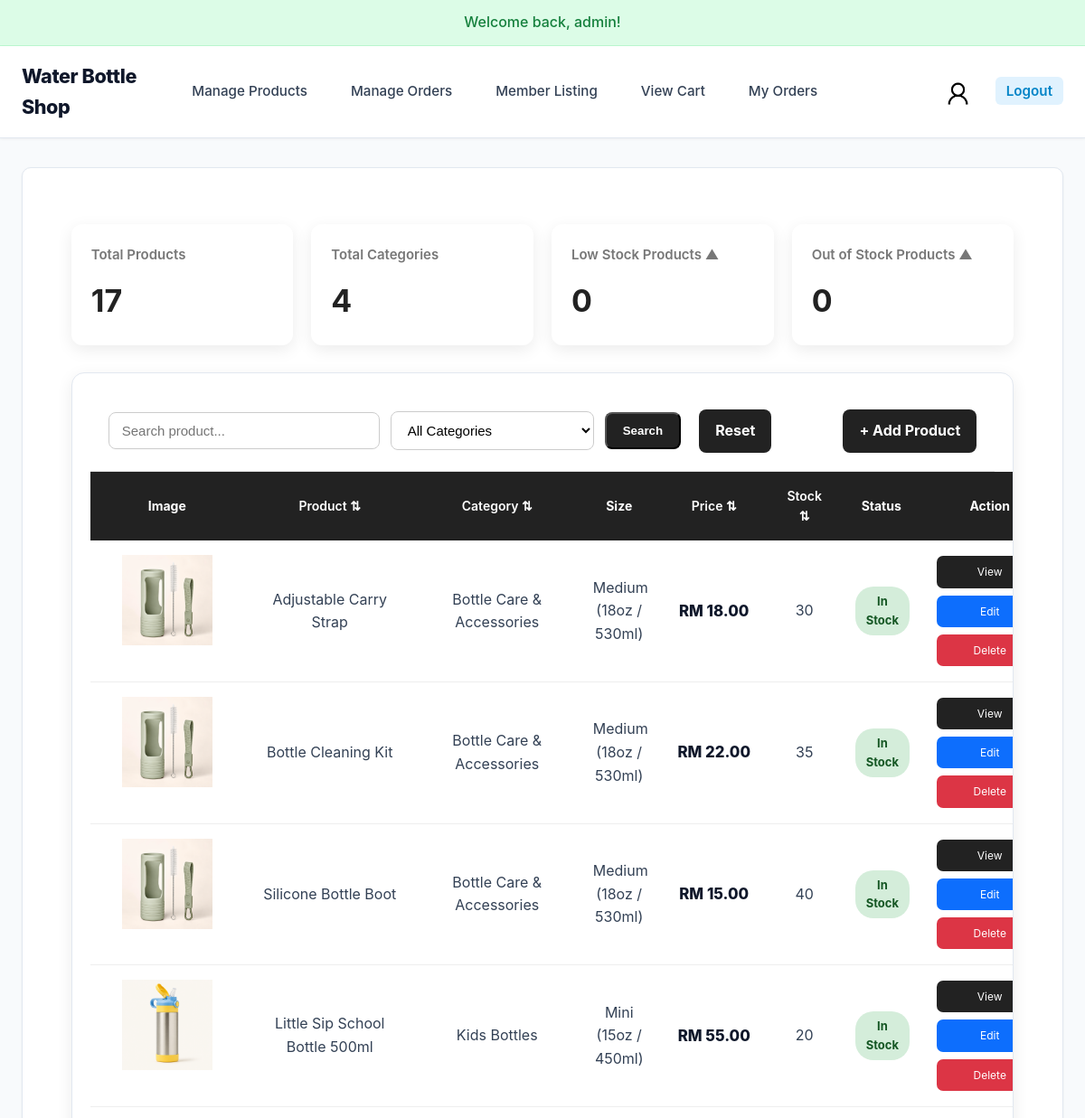
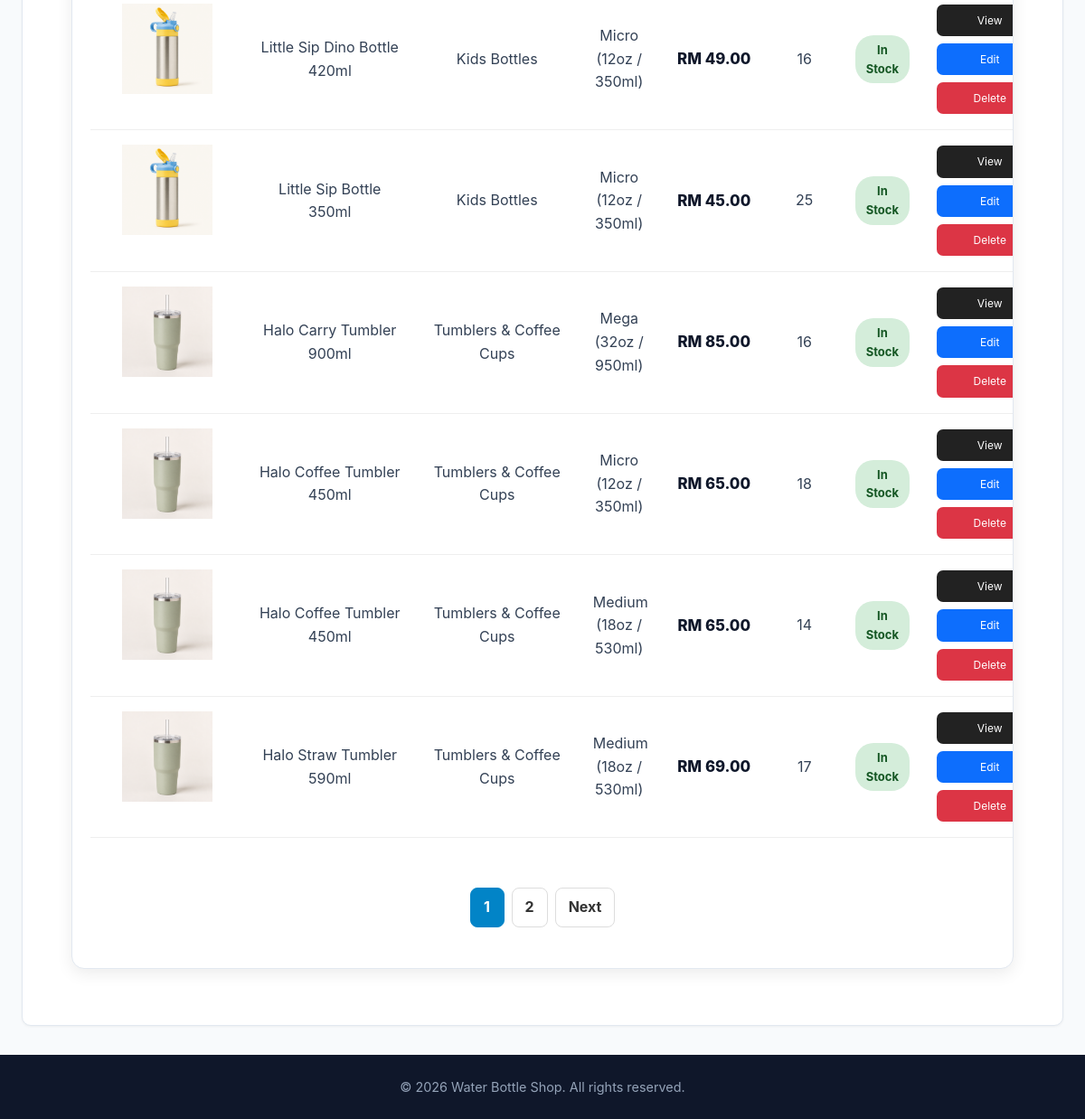
The page /pages/admin/admin_products.php (signed in) on the database its author committed (2 pictures, top to bottom).
### tables this page shows
CREATE TABLE `products` (
  `product_id` INT(11) NOT NULL AUTO_INCREMENT,
  `category_id` INT(11) NOT NULL,
  `name` VARCHAR(255) NOT NULL,
  `description` TEXT,
  `price` DECIMAL(10,2) NOT NULL,
  `image_url` VARCHAR(255),
  `created_at` TIMESTAMP DEFAULT CURRENT_TIMESTAMP,
  `updated_at` TIMESTAMP DEFAULT CURRENT_TIMESTAMP ON UPDATE CURRENT_TIMESTAMP,
  PRIMARY KEY (`product_id`),
  CONSTRAINT `fk_product_category` FOREIGN KEY (`category_id`) 
    REFERENCES `categories`(`category_id`) 
    ON DELETE RESTRICT 
    ON UPDATE CASCADE
);

CREATE TABLE `categories` (
  `category_id` INT(11) NOT NULL AUTO_INCREMENT,
  `category_name` VARCHAR(100) NOT NULL UNIQUE,
  `created_at` TIMESTAMP DEFAULT CURRENT_TIMESTAMP,
  PRIMARY KEY (`category_id`)
);

CREATE TABLE `product_variants` (
  `variant_id` INT(11) NOT NULL AUTO_INCREMENT,
  `product_id` INT(11) NOT NULL,
  `size` VARCHAR(50) NOT NULL,
  `colour` VARCHAR(50) DEFAULT 'Standard',
  `stock` INT(11) NOT NULL DEFAULT 0,
  PRIMARY KEY (`variant_id`),
  CONSTRAINT `fk_variant_product` FOREIGN KEY (`product_id`) 
    REFERENCES `products`(`product_id`) 
    ON DELETE CASCADE
);

### pages/admin/admin_products.php (the view, shortened to what this page needs)
<?php
require_once '../../_base.php';
$search = trim($_GET['search'] ?? '');
$category = $_GET['category'] ?? '';
$status = $_GET['status'] ?? '';
$page = $_GET['page'] ?? 1;
$sort = $_GET['sort'] ?? 'product_id';
$order = $_GET['order'] ?? 'desc';
$page = max(1, (int)$page);
$limit = 10;
$offset = ($page - 1) * $limit;
function sortIcon($column, $sort, $order)
{
    if ($sort != $column) {
        return "⇅";
    }
    return strtolower($order) == "asc"
        ? "▲"
        : "▼";
}
function nextOrder($column, $sort, $order)
{
    if ($sort != $column) {
        return "asc";
    }
    return "";
}
$sql = "
    SELECT
    p.*,
    c.category_name,
    pv.variant_id,
    pv.size,
    pv.colour,
    pv.stock
    FROM products p
    LEFT JOIN categories c
    ON p.category_id = c.category_id
    LEFT JOIN product_variants pv
    ON p.product_id = pv.product_id
    WHERE 1=1
    ";
    $params = [];
    $countSql = "
        SELECT COUNT(*)
        FROM products p
        LEFT JOIN categories c
            ON p.category_id = c.category_id
        LEFT JOIN product_variants pv
            ON p.product_id = pv.product_id
        WHERE 1=1
    ";
    $countParams = [];
    $allowedSort = [
        'product_id'    => 'p.product_id',
        'name'          => 'p.name',
        'category_name' => 'c.category_name',
        'price'         => 'p.price',
        'stock'         => 'pv.stock'
    ];
    if ($order == 'asc') {
        $orderSql = 'ASC';
    }
    elseif ($order == 'desc') {
        $orderSql = 'DESC';
    }
    else {
        $sort = 'product_id';
        $orderSql = 'ASC';
    }
    $sql .= "
    ORDER BY {$allowedSort[$sort]} $orderSql
    LIMIT $limit OFFSET $offset
    ";
$countStmt = $_db->prepare($countSql);
$countStmt->execute($countParams);
$total_products = $countStmt->fetchColumn();
$totalPages = ceil($total_products / $limit);
$stmt = $_db->prepare($sql);
$stmt->execute($params);
$products = $stmt->fetchAll(PDO::FETCH_ASSOC);
$total_categories = $_db->query("
    SELECT COUNT(*) FROM categories
")->fetchColumn();
$low_stock_products = $_db->query("
    SELECT COUNT(*)
    FROM product_variants
    WHERE stock > 0
      AND stock <= 5
")->fetchColumn();
$out_of_stock_products = $_db->query("
    SELECT COUNT(*)
    FROM product_variants
    WHERE stock = 0
")->fetchColumn();
$query = http_build_query([
    'search'   => $search,
    'category' => $category,
    'status'   => $status,
    'sort'     => $sort,
    'order'    => strtolower($order)
]);
include '../../_head.php';
?>
<link rel="stylesheet" href="../../css/main.css">
<link rel="stylesheet" href="../../css/admin.css">
<div class="admin-container">
    <div class="dashboard-cards">
        <div class="dashboard-card">
            <h3>Total Products</h3>
            <h2><?= $total_products ?></h2>
        </div>
        <div class="dashboard-card">
            <h3>Total Categories</h3>
            <h2><?= $total_categories ?></h2>
        </div>
        <a href="<?= ($status == 'low') ? 'admin_products.php' : 'admin_products.php?status=low' ?>" class="dashboard-card">
            <h3>Low Stock Products
                <?= $status == 'low' ? '▼' : '▲' ?>
            </h3>
            <h2><?= $low_stock_products ?></h2>
        </a>
        <a href="<?= ($status == 'out') ? 'admin_products.php' : 'admin_products.php?status=out' ?>" class="dashboard-card">
            <h3>Out of Stock Products
                <?= $status == 'out' ? '▼' : '▲' ?>
            </h3>
            <h2><?= $out_of_stock_products ?></h2>
        </a>
    </div>
    <div class="product-card">
        <div class="table-tools">
            <div class="tool-left">
                <form method="GET" class="tool-left">
                    <input
                        type="text"
                        name="search"
                        class="search-box"
                        placeholder="Search product..."
                        value="<?= htmlspecialchars($_GET['search'] ?? '') ?>"
                    >
                    <select
                        name="category"
                        class="category-filter"
                    >
                        <option value="">All Categories</option>
                    </select>
                    <button type="submit" class="add-button">
                        Search
                    </button>
                    <a href="admin_products.php" class="add-button reset-button">
                        Reset
                    </a>
                </form>
            </div>
            <a href="product_add.php" class="add-button">
                + Add Product
            </a>
        </div>
        <div class="table-wrapper">
            <table class="product-table">
                <thead>
                    <tr>
                        <th>Image</th>
                        <th>
                            <a href="?<?= http_build_query([
                                'search'=>$search,
                                'category'=>$category,
                                'status'=>$status,
                                'sort'=>'name',
                                'order'=>nextOrder('name',$sort,$order),
                                'page'=>1
                            ]) ?>" class="sort-link">
                            Product <?= sortIcon('name',$sort,$order) ?>
                            </a>
                        </th>
                        <th>
                            <a href="?<?= http_build_query([
                                'search'=>$search,
                                'category'=>$category,
                                'status'=>$status,
                                'sort'=>'category_name',
                                'order'=>nextOrder('category_name',$sort,$order),
                                'page'=>1
                            ]) ?>" class="sort-link">
                            Category <?= sortIcon('category_name',$sort,$order) ?>
                            </a>
                        </th>
                        <th>Size</th>
                        <th>
                            <a href="?<?= http_build_query([
                                'search'=>$search,
                                'category'=>$category,
                                'status'=>$status,
                                'sort'=>'price',
                                'order'=>nextOrder('price',$sort,$order),
                                'page'=>1
                            ]) ?>" class="sort-link">
                            Price <?= sortIcon('price',$sort,$order) ?>
                            </a>
                        </th>
                        <th>
                            <a href="?<?= http_build_query([
                                'search'=>$search,
                                'category'=>$category,
                                'status'=>$status,
                                'sort'=>'stock',
                                'order'=>nextOrder('stock',$sort,$order),
                                'page'=>1
                            ]) ?>" class="sort-link">
                            Stock <?= sortIcon('stock',$sort,$order) ?>
                            </a>
                        </th>
                        <th>Status</th>
                        <th>Action</th>
                    </tr>
                </thead>
                <tbody>
                    <?php if (!empty($products)): ?>
                        <?php foreach ($products as $product): ?>
                            <?php
                            if ($product['stock'] > 5) {
                                $stockClass = 'stock-in';
                                $stockText = 'In Stock';
                            } elseif ($product['stock'] > 0) {
                                $stockClass = 'stock-low';
                                $stockText = 'Low Stock';
                            } else {
                                $stockClass = 'stock-out';
                                $stockText = 'Out of Stock';
                            }
                            ?>
                            <tr>
                                <td>
                                    <img
                                        src="../../<?= htmlspecialchars($product['image_url']) ?>"
                                        class="product-image"
                                        alt="<?= htmlspecialchars($product['name']) ?>"
                                    >
                                </td>
                                <td><?= htmlspecialchars($product['name']) ?></td>
                                <td><?= htmlspecialchars($product['category_name']) ?></td>
                                <td><?= htmlspecialchars($product['size']) ?></td>
                                <td class="product-price">
                                    RM <?= number_format($product['price'], 2) ?>
                                </td>
                                <td><?= $product['stock'] ?></td>
                                <td>
                                    <span class="stock-badge <?= $stockClass ?>">
                                        <?= $stockText ?>
                                    </span>
                                </td>
                                <td class="action-buttons">
                                    <div class="action-button-group">
                                        <a href="product_view.php?id=<?= $product['product_id'] ?>"
                                        class="btn-view">
                                            View
                                        </a>
                                        <a href="product_edit.php?id=<?= $product['product_id'] ?>"
                                        class="btn-edit">
                                            Edit
                                        </a>
                                        <a href="product_delete.php?id=<?= $product['product_id'] ?>"
                                        class="btn-delete">
                                            Delete
                                        </a>
                                    </div>
                                </td>
                            </tr>
                        <?php endforeach; ?>
                    <?php endif; ?>
                </tbody>
            </table>
        </div>
        <div class="pagination">
            <?php for ($i = 1; $i <= $totalPages; $i++): ?>
                <a
                    class="<?= $page == $i ? 'active' : '' ?>"
                    href="?<?= $query ?>&page=<?= $i ?>">
                    <?= $i ?>
                </a>
            <?php endfor; ?>
            <?php if ($page < $totalPages): ?>
                <a href="?<?= $query ?>&page=<?= $page + 1 ?>">
                    Next
                </a>
            <?php endif; ?>
        </div>
    </div>
</div>
<?php include '../../_foot.php'; ?>

### css/main.css (style rules this page uses)
:root { --primary: #0284c7; --primary-hover: #0369a1; --primary-light: #e0f2fe; --dark: #0f172a; --text-main: #334155; --text-muted: #64748b; --bg-main: #f8fafc; --card-bg: #ffffff; --border-color: #e2e8f0; --shadow-sm: 0 1px 3px rgba(0,0,0,0.05); --shadow-md: 0 4px 12px rgba(0,0,0,0.08); --shadow-lg: 0 10px 25px rgba(0,0,0,0.12); --radius: 10px; --transition: all 0.2s cubic-bezier(0.4, 0, 0.2, 1); }
* { box-sizing: border-box; }
html, body { min-height: 100%; }
body { margin: 0; min-height: 100vh; display: flex; flex-direction: column; font-family: -apple-system, BlinkMacSystemFont, "Segoe UI", Roboto, "Helvetica Neue", Arial, sans-serif; line-height: 1.6; color: var(--text-main); background-color: var(--bg-main); }
.product-card { display: flex; flex-direction: column; justify-content: space-between; padding: 20px; background-color: var(--card-bg); border: 1px solid var(--border-color); border-radius: var(--radius); text-align: center; transition: var(--transition); }
.product-card img { width: 100%; height: 220px; margin-bottom: 16px; object-fit: contain; border-radius: 6px; mix-blend-mode: multiply; }
.product-card .product-price { color: var(--dark); font-size: 1.05rem; font-weight: 800; }
.pagination { display: flex; justify-content: center; gap: 8px; margin-top: 30px; }
.pagination a { min-width: 38px; padding: 7px 11px; border: 1px solid var(--border-color); border-radius: 7px; color: var(--text-main); font-weight: 700; text-align: center; text-decoration: none; }
.pagination a.active { border-color: var(--primary); background: var(--primary); color: #fff; }

### rows shown on the page
products: image_url (picture), name "Adjustable Carry Strap", category.category_name "Bottle Care & Accessories", product_variants.size "Medium (18oz / 530ml)", price "18.00", product_variants.stock "30", product_variants.stock "In Stock"
products: image_url (picture), name "Bottle Cleaning Kit", category.category_name "Bottle Care & Accessories", product_variants.size "Medium (18oz / 530ml)", price "22.00", product_variants.stock "35", product_variants.stock "In Stock"
products: image_url (picture), name "Silicone Bottle Boot", category.category_name "Bottle Care & Accessories", product_variants.size "Medium (18oz / 530ml)", price "15.00", product_variants.stock "40", product_variants.stock "In Stock"
products: image_url (picture), name "Little Sip School Bottle 500ml", category.category_name "Kids Bottles", product_variants.size "Mini (15oz / 450ml)", price "55.00", product_variants.stock "20", product_variants.stock "In Stock"
products: image_url (picture), name "Little Sip Dino Bottle 420ml", category.category_name "Kids Bottles", product_variants.size "Micro (12oz / 350ml)", price "49.00", product_variants.stock "16", product_variants.stock "In Stock"
products: image_url (picture), name "Little Sip Bottle 350ml", category.category_name "Kids Bottles", product_variants.size "Micro (12oz / 350ml)", price "45.00", product_variants.stock "25", product_variants.stock "In Stock"
products: image_url (picture), name "Halo Carry Tumbler 900ml", category.category_name "Tumblers & Coffee Cups", product_variants.size "Mega (32oz / 950ml)", price "85.00", product_variants.stock "16", product_variants.stock "In Stock"
products: image_url (picture), name "Halo Coffee Tumbler 450ml", category.category_name "Tumblers & Coffee Cups", product_variants.size "Micro (12oz / 350ml)", price "65.00", product_variants.stock "18", product_variants.stock "In Stock", product_variants.size "Medium (18oz / 530ml)", product_variants.stock "14"
products: image_url (picture), name "Halo Straw Tumbler 590ml", category.category_name "Tumblers & Coffee Cups", product_variants.size "Medium (18oz / 530ml)", price "69.00", product_variants.stock "17", product_variants.stock "In Stock"

### other values the page prints
temp('info') "Welcome back, admin!"
$total_products "17"
$total_categories "4"
$low_stock_products "0"
$out_of_stock_products "0"
sortIcon('name',$sort,$order) "⇅"
sortIcon('category_name',$sort,$order) "⇅"
sortIcon('price',$sort,$order) "⇅"
sortIcon('stock',$sort,$order) "⇅"
